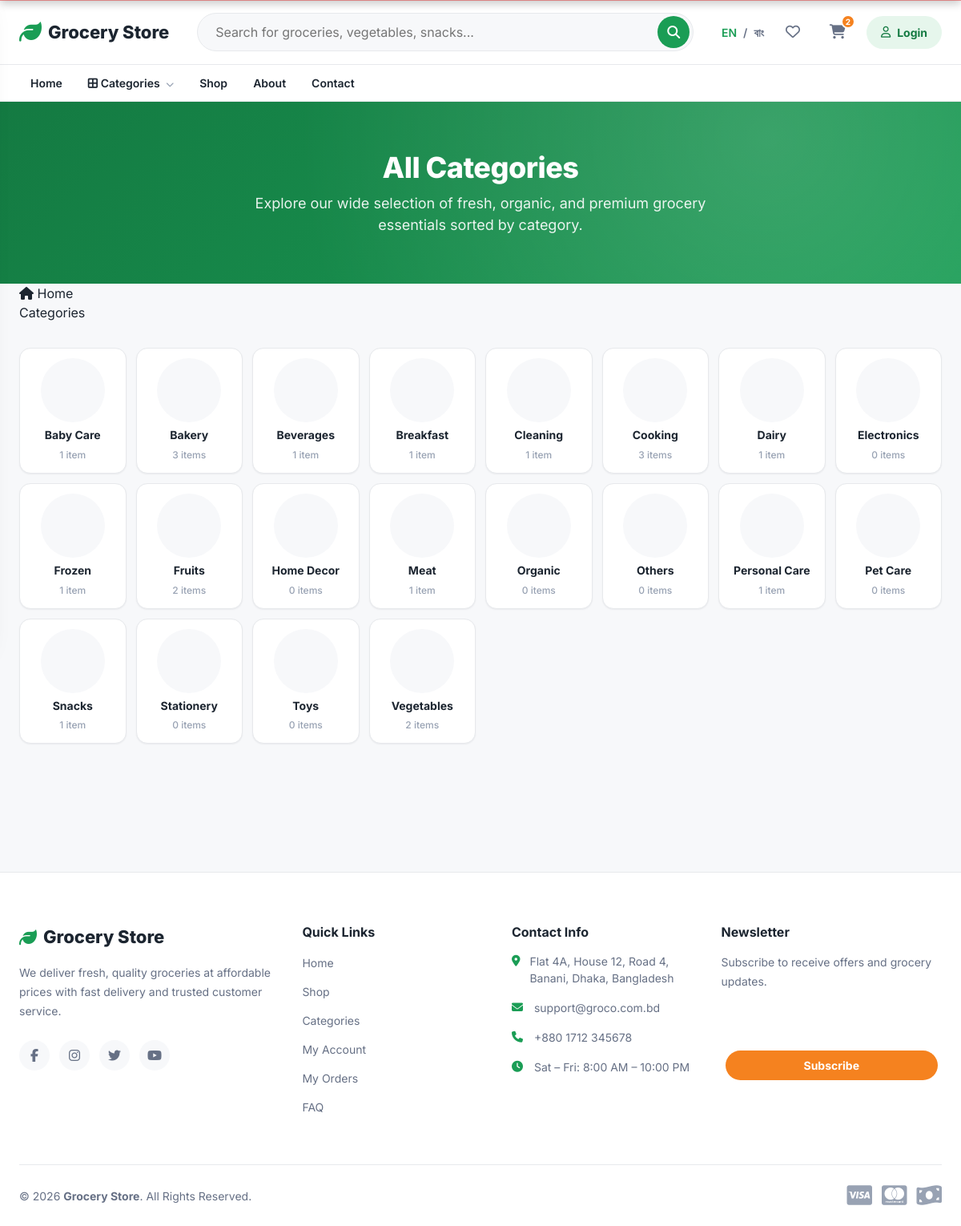
/categories.php, run on the app's committed database.
### tables this page shows
CREATE TABLE `categories` (
  `id` int(11) NOT NULL,
  `parent_id` int(11) DEFAULT NULL,
  `name` varchar(100) NOT NULL,
  `slug` varchar(150) NOT NULL,
  `image` varchar(255) DEFAULT NULL,
  `icon` varchar(100) DEFAULT NULL,
  `description` text DEFAULT NULL,
  `is_active` tinyint(1) DEFAULT 1,
  `created_at` timestamp NOT NULL DEFAULT current_timestamp(),
  `updated_at` timestamp NOT NULL DEFAULT current_timestamp() ON UPDATE current_timestamp()
);

### public/includes/helpers.php (called while the page is built, shortened)
<?php
function e(?string $value): string
{
    return htmlspecialchars($value ?? '', ENT_QUOTES, 'UTF-8');
}
function url_for(string $page): string
{
    return BASE_URL . '/' . ltrim($page, '/');
}

### public/includes/functions.php (called while the page is built, shortened)
<?php
function current_lang(): string
{
    return $_SESSION['lang'] ?? 'en';
}
function t(string $key): string
{
    static $strings = [];
    $lang = current_lang();
    if (!isset($strings[$lang])) {
        $file = PUBLIC_PATH . '/lang/' . $lang . '.php';
        $strings[$lang] = is_file($file) ? require $file : [];
    }
    return $strings[$lang][$key] ?? $key;
}

### public/lang/en.php (called while the page is built, shortened)
<?php
return [
    'home'               => 'Home',
    'shop'               => 'Shop',
    'categories'         => 'Categories',
    'about'              => 'About',
    'contact'            => 'Contact',
    'login'              => 'Login',
    'register'           => 'Register',
    'account'            => 'My Account',
    'orders'             => 'My Orders',
    'profile'            => 'Profile',
    'logout'             => 'Logout',
    'language'           => 'Language',
    'search_placeholder' => 'Search for groceries, vegetables, snacks...',
    'wishlist'           => 'Wishlist',
    'compare'            => 'Compare',
    'notifications'      => 'Notifications',
    'cart'               => 'Cart',
    'all_categories'     => 'All Categories',
    'about_text'         => 'We deliver fresh, quality groceries at affordable prices with fast delivery and trusted customer service.',
    'quick_links'        => 'Quick Links',
    'contact_info'       => 'Contact Info',
    'newsletter'         => 'Newsletter',
    'newsletter_text'    => 'Subscribe to receive offers and grocery updates.',
    'newsletter_placeholder' => 'Enter your email',
    'subscribe'          => 'Subscribe',
    'rights_reserved'    => 'All Rights Reserved.',
];

### public/components/category-card.php (the view, shortened to what this page needs)
<?php
$catName = $category['name'] ?? '';
$catSlug = $category['slug'] ?? '';
$productCount = (int) ($category['product_count'] ?? 0);
$categoryUrl = url_for('products.php?category=' . e($catSlug));
?>
<a href="<?= $categoryUrl ?>" class="category-card">
    <div class="category-card-image-wrapper">
    </div>
    <div class="category-card-content">
        <h3 class="category-card-title"><?= e($catName) ?></h3>
        <span class="category-card-count"><?= $productCount ?> <?= $productCount === 1 ? (t('item') ?? 'Item') : (t('items') ?? 'Items') ?></span>
    </div>
</a>

### public/categories.php (shortened to what this page needs)
<?php
try {
    $pdo = db();
    $stmt = $pdo->query('
        SELECT c.id, c.name, c.slug, c.image, COUNT(p.id) AS product_count
        FROM categories c
        LEFT JOIN products p ON p.category_id = c.id AND p.is_active = 1
        WHERE c.is_active = 1 AND c.parent_id IS NULL
        GROUP BY c.id
        ORDER BY c.name ASC
    ');
    $categories = $stmt->fetchAll();
} catch (PDOException $e) {
    error_log('[categories.php] Database load error: ' . $e->getMessage());
    $categories = [];
}
require_once __DIR__ . '/header.php';
?>
<section class="categories-hero">
    <div class="container">
        <h1>All Categories</h1>
        <p>Explore our wide selection of fresh, organic, and premium grocery essentials sorted by category.</p>
    </div>
</section>
<?php include PUBLIC_PATH . '/components/breadcrumb.php'; ?>
<div class="categories-container">
    <div class="container">
        <?php if (!empty($categories)): ?>
            <div class="category-grid">
                <?php foreach ($categories as $category): ?>
                    <?php include PUBLIC_PATH . '/components/category-card.php'; ?>
                <?php endforeach; ?>
            </div>
        <?php endif; ?>
    </div>
</div>
<?php require_once __DIR__ . '/footer.php'; ?>

### public/assets/css/style.css (style rules this page uses)
:root { --color-primary: #1a9d55; --color-primary-dark: #147a42; --color-primary-light: #e6f6ec; --color-accent: #f5821f; --color-danger: #e0303e; --color-warning: #f2b705; --color-success: #1a9d55; --color-bg: #f7f8fa; --color-surface: #ffffff; --color-border: #e7e9ec; --color-text: #1c2530; --color-text-muted: #667085; --color-text-faint: #98a2b3; --font-base: 'Inter', -apple-system, BlinkMacSystemFont, 'Segoe UI', Roboto, Helvetica, Arial, sans-serif; --fs-xs: 0.75rem; --fs-sm: 0.875rem; --fs-base: 1rem; --fs-md: 1.125rem; --fs-lg: 1.375rem; --fs-xl: 1.75rem; --fs-2xl: 2.25rem; --space-1: 4px; --space-2: 8px; --space-3: 12px; --space-4: 16px; --space-5: 24px; --space-6: 32px; --space-7: 48px; --space-8: 64px; --radius-sm: 8px; --radius-md: 14px; --radius-lg: 20px; --radius-pill: 999px; --shadow-sm: 0 1px 2px rgba(16, 24, 40, 0.06); --shadow-md: 0 4px 16px rgba(16, 24, 40, 0.08); --shadow-lg: 0 12px 32px rgba(16, 24, 40, 0.12); --header-height: 128px; --container-max: 1280px; --transition-fast: 150ms ease; --transition-base: 250ms ease; }
*, *::before, *::after { box-sizing: border-box; }
html { scroll-behavior: smooth; }
body { margin: 0; font-family: var(--font-base); font-size: var(--fs-base); color: var(--color-text); background: var(--color-bg); line-height: 1.5; -webkit-font-smoothing: antialiased; }
a { color: inherit; text-decoration: none; }
h1, h2, h3, h4, h5, h6 { margin: 0; font-weight: 700; line-height: 1.25; }
p { margin: 0 0 var(--space-3); }
.container { width: 100%; max-width: var(--container-max); margin-inline: auto; padding-inline: var(--space-5); }

### public/assets/css/accessibility.css (style rules this page uses)
body { text-rendering: optimizeLegibility; -webkit-font-smoothing: antialiased; -moz-osx-font-smoothing: grayscale; }

### public/assets/css/home.css (style rules this page uses)
.category-grid { display: grid; grid-template-columns: repeat(auto-fill, minmax(130px, 1fr)); gap: var(--space-3); margin-bottom: var(--space-6); }
.category-card { background: var(--color-surface); border: 1px solid var(--color-border); border-radius: var(--radius-md); padding: var(--space-3); text-align: center; display: flex; flex-direction: column; align-items: center; transition: all var(--transition-base); box-shadow: var(--shadow-sm); }
.category-card-image-wrapper { width: 80px; height: 80px; border-radius: 50%; overflow: hidden; background: var(--color-bg); margin-bottom: var(--space-2); display: flex; align-items: center; justify-content: center; transition: transform var(--transition-base); }
.category-card-title { font-size: var(--fs-sm); color: var(--color-text); margin-bottom: 2px; font-weight: 700; line-height: 1.2; }
.category-card-count { font-size: var(--fs-xs); color: var(--color-text-faint); font-weight: 500; }

### public/categories.php (style rules this page uses)
.categories-hero { background: linear-gradient(135deg, var(--color-primary-dark) 0%, var(--color-primary) 100%); color: var(--color-surface); padding: 60px 0; text-align: center; position: relative; overflow: hidden; }
.categories-hero::before { content: ''; position: absolute; top: 0; left: 0; right: 0; bottom: 0; background: radial-gradient(circle at 80% 20%, rgba(255,255,255,0.15) 0%, transparent 60%); pointer-events: none; }
.categories-hero h1 { font-size: var(--fs-2xl); font-weight: 800; margin-bottom: var(--space-2); letter-spacing: -0.5px; }
.categories-hero p { font-size: var(--fs-md); opacity: 0.9; max-width: 600px; margin: 0 auto; }
.categories-container { padding: var(--space-6) 0 var(--space-8) 0; background: var(--color-bg); }

### data on the page
categories: name "Baby Care", productCount "1"
categories: name "Bakery", productCount "3"
categories: name "Beverages", productCount "1"
categories: name "Breakfast", productCount "1"
categories: name "Cleaning", productCount "1"
categories: name "Cooking", productCount "3"
categories: name "Dairy", productCount "1"
categories: name "Electronics", productCount "0"
categories: name "Frozen", productCount "1"
categories: name "Fruits", productCount "2"
categories: name "Home Decor", productCount "0"
categories: name "Meat", productCount "1"
categories: name "Organic", productCount "0"
categories: name "Others", productCount "0"
categories: name "Personal Care", productCount "1"
categories: name "Pet Care", productCount "0"
categories: name "Snacks", productCount "1"
categories: name "Stationery", productCount "0"
categories: name "Toys", productCount "0"
categories: name "Vegetables", productCount "2"

### other printed values
site_name() "Grocery Store"
$__cart_count "2"
t('login') "Login"
t('home') "Home"
t('categories') "Categories"
t('shop') "Shop"
t('about') "About"
t('contact') "Contact"
$title "Categories"
t('about_text') "We deliver fresh, quality groceries at affordable prices with fast delivery and trusted customer service."
t('quick_links') "Quick Links"
t('account') "My Account"
t('orders') "My Orders"
t('contact_info') "Contact Info"
CONTACT_ADDRESS "Flat 4A, House 12, Road 4, Banani, Dhaka, Bangladesh"
